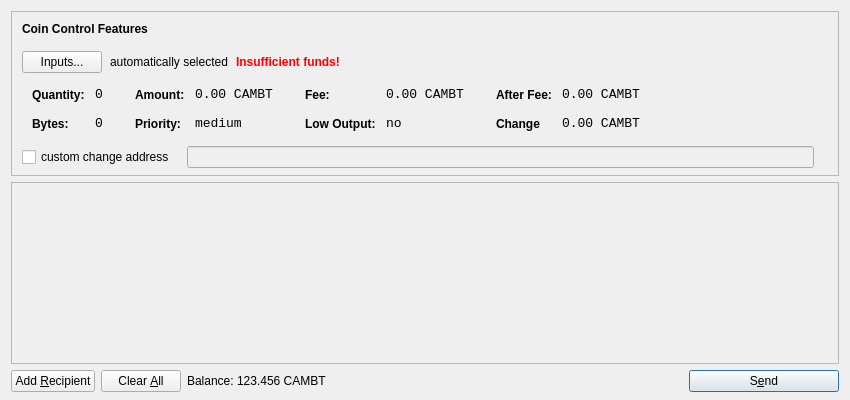
<?xml version="1.0" encoding="UTF-8"?>
<ui version="4.0">
 <class>SendCoinsDialog</class>
 <widget class="QDialog" name="SendCoinsDialog">
  <property name="geometry">
   <rect>
    <x>0</x>
    <y>0</y>
    <width>850</width>
    <height>400</height>
   </rect>
  </property>
  <property name="windowTitle">
   <string>Send Coins</string>
  </property>
  <layout class="QVBoxLayout" name="verticalLayout" stretch="0,1,0">
   <property name="bottomMargin">
    <number>8</number>
   </property>
   <item>
    <widget class="QFrame" name="frameCoinControl">
     <property name="sizePolicy">
      <sizepolicy hsizetype="Expanding" vsizetype="Expanding">
       <horstretch>0</horstretch>
       <verstretch>0</verstretch>
      </sizepolicy>
     </property>
     <property name="maximumSize">
      <size>
       <width>16777215</width>
       <height>16777215</height>
      </size>
     </property>
     <property name="frameShape">
      <enum>QFrame::StyledPanel</enum>
     </property>
     <property name="frameShadow">
      <enum>QFrame::Sunken</enum>
     </property>
     <layout class="QVBoxLayout" name="verticalLayoutCoinControl2">
      <property name="spacing">
       <number>-1</number>
      </property>
      <property name="leftMargin">
       <number>0</number>
      </property>
      <property name="topMargin">
       <number>0</number>
      </property>
      <property name="rightMargin">
       <number>0</number>
      </property>
      <property name="bottomMargin">
       <number>6</number>
      </property>
      <item>
       <layout class="QVBoxLayout" name="verticalLayoutCoinControl" stretch="0,0,0,0,1">
        <property name="spacing">
         <number>0</number>
        </property>
        <property name="leftMargin">
         <number>10</number>
        </property>
        <property name="topMargin">
         <number>10</number>
        </property>
        <item>
         <layout class="QHBoxLayout" name="horizontalLayoutCoinControl1">
          <property name="bottomMargin">
           <number>15</number>
          </property>
          <item>
           <widget class="QLabel" name="labelCoinControlFeatures">
            <property name="sizePolicy">
             <sizepolicy hsizetype="Preferred" vsizetype="Maximum">
              <horstretch>0</horstretch>
              <verstretch>0</verstretch>
             </sizepolicy>
            </property>
            <property name="font">
             <font>
              <weight>75</weight>
              <bold>true</bold>
             </font>
            </property>
            <property name="styleSheet">
             <string notr="true">font-weight:bold;</string>
            </property>
            <property name="text">
             <string>Coin Control Features</string>
            </property>
           </widget>
          </item>
         </layout>
        </item>
        <item>
         <layout class="QHBoxLayout" name="horizontalLayoutCoinControl2" stretch="0,0,0,0">
          <property name="spacing">
           <number>8</number>
          </property>
          <property name="bottomMargin">
           <number>10</number>
          </property>
          <item>
           <widget class="QPushButton" name="pushButtonCoinControl">
            <property name="styleSheet">
             <string notr="true"/>
            </property>
            <property name="text">
             <string>Inputs...</string>
            </property>
           </widget>
          </item>
          <item>
           <widget class="QLabel" name="labelCoinControlAutomaticallySelected">
            <property name="text">
             <string>automatically selected</string>
            </property>
            <property name="margin">
             <number>5</number>
            </property>
           </widget>
          </item>
          <item>
           <widget class="QLabel" name="labelCoinControlInsuffFunds">
            <property name="font">
             <font>
              <weight>75</weight>
              <bold>true</bold>
             </font>
            </property>
            <property name="styleSheet">
             <string notr="true">color:red;font-weight:bold;</string>
            </property>
            <property name="text">
             <string>Insufficient funds!</string>
            </property>
            <property name="margin">
             <number>5</number>
            </property>
           </widget>
          </item>
          <item>
           <spacer name="horizontalSpacerCoinControl">
            <property name="orientation">
             <enum>Qt::Horizontal</enum>
            </property>
            <property name="sizeHint" stdset="0">
             <size>
              <width>40</width>
              <height>1</height>
             </size>
            </property>
           </spacer>
          </item>
         </layout>
        </item>
        <item>
         <widget class="QWidget" name="widgetCoinControl" native="true">
          <property name="sizePolicy">
           <sizepolicy hsizetype="Preferred" vsizetype="Preferred">
            <horstretch>0</horstretch>
            <verstretch>0</verstretch>
           </sizepolicy>
          </property>
          <property name="minimumSize">
           <size>
            <width>0</width>
            <height>0</height>
           </size>
          </property>
          <property name="styleSheet">
           <string notr="true"/>
          </property>
          <layout class="QHBoxLayout" name="horizontalLayoutCoinControl5">
           <property name="margin">
            <number>0</number>
           </property>
           <item>
            <layout class="QHBoxLayout" name="horizontalLayoutCoinControl3" stretch="0,0,0,1">
             <property name="spacing">
              <number>20</number>
             </property>
             <property name="topMargin">
              <number>0</number>
             </property>
             <property name="bottomMargin">
              <number>10</number>
             </property>
             <item>
              <layout class="QFormLayout" name="formLayoutCoinControl1">
               <property name="horizontalSpacing">
                <number>10</number>
               </property>
               <property name="verticalSpacing">
                <number>14</number>
               </property>
               <property name="leftMargin">
                <number>10</number>
               </property>
               <property name="topMargin">
                <number>4</number>
               </property>
               <property name="rightMargin">
                <number>6</number>
               </property>
               <item row="0" column="0">
                <widget class="QLabel" name="labelCoinControlQuantityText">
                 <property name="styleSheet">
                  <string notr="true">font-weight:bold;</string>
                 </property>
                 <property name="text">
                  <string>Quantity:</string>
                 </property>
                 <property name="margin">
                  <number>0</number>
                 </property>
                </widget>
               </item>
               <item row="0" column="1">
                <widget class="QLabel" name="labelCoinControlQuantity">
                 <property name="font">
                  <font>
                   <family>Monospace</family>
                   <pointsize>10</pointsize>
                  </font>
                 </property>
                 <property name="cursor">
                  <cursorShape>IBeamCursor</cursorShape>
                 </property>
                 <property name="contextMenuPolicy">
                  <enum>Qt::ActionsContextMenu</enum>
                 </property>
                 <property name="text">
                  <string>0</string>
                 </property>
                 <property name="margin">
                  <number>0</number>
                 </property>
                 <property name="textInteractionFlags">
                  <set>Qt::LinksAccessibleByMouse|Qt::TextSelectableByKeyboard|Qt::TextSelectableByMouse</set>
                 </property>
                </widget>
               </item>
               <item row="1" column="0">
                <widget class="QLabel" name="labelCoinControlBytesText">
                 <property name="styleSheet">
                  <string notr="true">font-weight:bold;</string>
                 </property>
                 <property name="text">
                  <string>Bytes:</string>
                 </property>
                </widget>
               </item>
               <item row="1" column="1">
                <widget class="QLabel" name="labelCoinControlBytes">
                 <property name="font">
                  <font>
                   <family>Monospace</family>
                   <pointsize>10</pointsize>
                  </font>
                 </property>
                 <property name="cursor">
                  <cursorShape>IBeamCursor</cursorShape>
                 </property>
                 <property name="contextMenuPolicy">
                  <enum>Qt::ActionsContextMenu</enum>
                 </property>
                 <property name="text">
                  <string>0</string>
                 </property>
                 <property name="textInteractionFlags">
                  <set>Qt::LinksAccessibleByMouse|Qt::TextSelectableByKeyboard|Qt::TextSelectableByMouse</set>
                 </property>
                </widget>
               </item>
              </layout>
             </item>
             <item>
              <layout class="QFormLayout" name="formLayoutCoinControl2">
               <property name="horizontalSpacing">
                <number>10</number>
               </property>
               <property name="verticalSpacing">
                <number>14</number>
               </property>
               <property name="leftMargin">
                <number>6</number>
               </property>
               <property name="topMargin">
                <number>4</number>
               </property>
               <property name="rightMargin">
                <number>6</number>
               </property>
               <item row="0" column="0">
                <widget class="QLabel" name="labelCoinControlAmountText">
                 <property name="styleSheet">
                  <string notr="true">font-weight:bold;</string>
                 </property>
                 <property name="text">
                  <string>Amount:</string>
                 </property>
                 <property name="margin">
                  <number>0</number>
                 </property>
                </widget>
               </item>
               <item row="0" column="1">
                <widget class="QLabel" name="labelCoinControlAmount">
                 <property name="font">
                  <font>
                   <family>Monospace</family>
                   <pointsize>10</pointsize>
                  </font>
                 </property>
                 <property name="cursor">
                  <cursorShape>IBeamCursor</cursorShape>
                 </property>
                 <property name="contextMenuPolicy">
                  <enum>Qt::ActionsContextMenu</enum>
                 </property>
                 <property name="text">
                  <string notr="true">0.00 CAMBT</string>
                 </property>
                 <property name="textInteractionFlags">
                  <set>Qt::LinksAccessibleByMouse|Qt::TextSelectableByKeyboard|Qt::TextSelectableByMouse</set>
                 </property>
                </widget>
               </item>
               <item row="1" column="0">
                <widget class="QLabel" name="labelCoinControlPriorityText">
                 <property name="styleSheet">
                  <string notr="true">font-weight:bold;</string>
                 </property>
                 <property name="text">
                  <string>Priority:</string>
                 </property>
                </widget>
               </item>
               <item row="1" column="1">
                <widget class="QLabel" name="labelCoinControlPriority">
                 <property name="font">
                  <font>
                   <family>Monospace</family>
                   <pointsize>10</pointsize>
                  </font>
                 </property>
                 <property name="cursor">
                  <cursorShape>IBeamCursor</cursorShape>
                 </property>
                 <property name="contextMenuPolicy">
                  <enum>Qt::ActionsContextMenu</enum>
                 </property>
                 <property name="text">
                  <string>medium</string>
                 </property>
                 <property name="textInteractionFlags">
                  <set>Qt::LinksAccessibleByMouse|Qt::TextSelectableByKeyboard|Qt::TextSelectableByMouse</set>
                 </property>
                </widget>
               </item>
              </layout>
             </item>
             <item>
              <layout class="QFormLayout" name="formLayoutCoinControl3">
               <property name="horizontalSpacing">
                <number>10</number>
               </property>
               <property name="verticalSpacing">
                <number>14</number>
               </property>
               <property name="leftMargin">
                <number>6</number>
               </property>
               <property name="topMargin">
                <number>4</number>
               </property>
               <property name="rightMargin">
                <number>6</number>
               </property>
               <item row="0" column="0">
                <widget class="QLabel" name="labelCoinControlFeeText">
                 <property name="styleSheet">
                  <string notr="true">font-weight:bold;</string>
                 </property>
                 <property name="text">
                  <string>Fee:</string>
                 </property>
                 <property name="margin">
                  <number>0</number>
                 </property>
                </widget>
               </item>
               <item row="0" column="1">
                <widget class="QLabel" name="labelCoinControlFee">
                 <property name="font">
                  <font>
                   <family>Monospace</family>
                   <pointsize>10</pointsize>
                  </font>
                 </property>
                 <property name="cursor">
                  <cursorShape>IBeamCursor</cursorShape>
                 </property>
                 <property name="contextMenuPolicy">
                  <enum>Qt::ActionsContextMenu</enum>
                 </property>
                 <property name="text">
                  <string notr="true">0.00 CAMBT</string>
                 </property>
                 <property name="textInteractionFlags">
                  <set>Qt::LinksAccessibleByMouse|Qt::TextSelectableByKeyboard|Qt::TextSelectableByMouse</set>
                 </property>
                </widget>
               </item>
               <item row="1" column="0">
                <widget class="QLabel" name="labelCoinControlLowOutputText">
                 <property name="styleSheet">
                  <string notr="true">font-weight:bold;</string>
                 </property>
                 <property name="text">
                  <string>Low Output:</string>
                 </property>
                </widget>
               </item>
               <item row="1" column="1">
                <widget class="QLabel" name="labelCoinControlLowOutput">
                 <property name="font">
                  <font>
                   <family>Monospace</family>
                   <pointsize>10</pointsize>
                  </font>
                 </property>
                 <property name="cursor">
                  <cursorShape>IBeamCursor</cursorShape>
                 </property>
                 <property name="contextMenuPolicy">
                  <enum>Qt::ActionsContextMenu</enum>
                 </property>
                 <property name="text">
                  <string>no</string>
                 </property>
                 <property name="textInteractionFlags">
                  <set>Qt::LinksAccessibleByMouse|Qt::TextSelectableByKeyboard|Qt::TextSelectableByMouse</set>
                 </property>
                </widget>
               </item>
              </layout>
             </item>
             <item>
              <layout class="QFormLayout" name="formLayoutCoinControl4">
               <property name="horizontalSpacing">
                <number>10</number>
               </property>
               <property name="verticalSpacing">
                <number>14</number>
               </property>
               <property name="leftMargin">
                <number>6</number>
               </property>
               <property name="topMargin">
                <number>4</number>
               </property>
               <property name="rightMargin">
                <number>6</number>
               </property>
               <item row="0" column="0">
                <widget class="QLabel" name="labelCoinControlAfterFeeText">
                 <property name="styleSheet">
                  <string notr="true">font-weight:bold;</string>
                 </property>
                 <property name="text">
                  <string>After Fee:</string>
                 </property>
                 <property name="margin">
                  <number>0</number>
                 </property>
                </widget>
               </item>
               <item row="0" column="1">
                <widget class="QLabel" name="labelCoinControlAfterFee">
                 <property name="font">
                  <font>
                   <family>Monospace</family>
                   <pointsize>10</pointsize>
                  </font>
                 </property>
                 <property name="cursor">
                  <cursorShape>IBeamCursor</cursorShape>
                 </property>
                 <property name="contextMenuPolicy">
                  <enum>Qt::ActionsContextMenu</enum>
                 </property>
                 <property name="text">
                  <string notr="true">0.00 CAMBT</string>
                 </property>
                 <property name="textInteractionFlags">
                  <set>Qt::LinksAccessibleByMouse|Qt::TextSelectableByKeyboard|Qt::TextSelectableByMouse</set>
                 </property>
                </widget>
               </item>
               <item row="1" column="0">
                <widget class="QLabel" name="labelCoinControlChangeText">
                 <property name="styleSheet">
                  <string notr="true">font-weight:bold;</string>
                 </property>
                 <property name="text">
                  <string>Change</string>
                 </property>
                </widget>
               </item>
               <item row="1" column="1">
                <widget class="QLabel" name="labelCoinControlChange">
                 <property name="font">
                  <font>
                   <family>Monospace</family>
                   <pointsize>10</pointsize>
                  </font>
                 </property>
                 <property name="cursor">
                  <cursorShape>IBeamCursor</cursorShape>
                 </property>
                 <property name="contextMenuPolicy">
                  <enum>Qt::ActionsContextMenu</enum>
                 </property>
                 <property name="text">
                  <string notr="true">0.00 CAMBT</string>
                 </property>
                 <property name="textInteractionFlags">
                  <set>Qt::LinksAccessibleByMouse|Qt::TextSelectableByKeyboard|Qt::TextSelectableByMouse</set>
                 </property>
                </widget>
               </item>
              </layout>
             </item>
            </layout>
           </item>
          </layout>
         </widget>
        </item>
        <item>
         <layout class="QHBoxLayout" name="horizontalLayoutCoinControl4" stretch="0,0,0">
          <property name="spacing">
           <number>12</number>
          </property>
          <property name="sizeConstraint">
           <enum>QLayout::SetDefaultConstraint</enum>
          </property>
          <property name="topMargin">
           <number>5</number>
          </property>
          <property name="rightMargin">
           <number>5</number>
          </property>
          <item>
           <widget class="QCheckBox" name="checkBoxCoinControlChange">
            <property name="text">
             <string>custom change address</string>
            </property>
           </widget>
          </item>
          <item>
           <widget class="QLineEdit" name="lineEditCoinControlChange">
            <property name="enabled">
             <bool>false</bool>
            </property>
            <property name="sizePolicy">
             <sizepolicy hsizetype="Expanding" vsizetype="Fixed">
              <horstretch>0</horstretch>
              <verstretch>0</verstretch>
             </sizepolicy>
            </property>
           </widget>
          </item>
          <item>
           <widget class="QLabel" name="labelCoinControlChangeLabel">
            <property name="sizePolicy">
             <sizepolicy hsizetype="Preferred" vsizetype="Expanding">
              <horstretch>0</horstretch>
              <verstretch>0</verstretch>
             </sizepolicy>
            </property>
            <property name="minimumSize">
             <size>
              <width>0</width>
              <height>0</height>
             </size>
            </property>
            <property name="text">
             <string/>
            </property>
            <property name="margin">
             <number>3</number>
            </property>
           </widget>
          </item>
         </layout>
        </item>
        <item>
         <spacer name="verticalSpacerCoinControl">
          <property name="orientation">
           <enum>Qt::Vertical</enum>
          </property>
          <property name="sizeHint" stdset="0">
           <size>
            <width>800</width>
            <height>1</height>
           </size>
          </property>
         </spacer>
        </item>
       </layout>
      </item>
     </layout>
    </widget>
   </item>
   <item>
    <widget class="QScrollArea" name="scrollArea">
     <property name="widgetResizable">
      <bool>true</bool>
     </property>
     <widget class="QWidget" name="scrollAreaWidgetContents">
      <property name="geometry">
       <rect>
        <x>0</x>
        <y>0</y>
        <width>830</width>
        <height>165</height>
       </rect>
      </property>
      <layout class="QVBoxLayout" name="verticalLayout_2">
       <property name="margin">
        <number>0</number>
       </property>
       <item>
        <layout class="QVBoxLayout" name="entries">
         <property name="spacing">
          <number>6</number>
         </property>
        </layout>
       </item>
       <item>
        <spacer name="verticalSpacer">
         <property name="orientation">
          <enum>Qt::Vertical</enum>
         </property>
         <property name="sizeHint" stdset="0">
          <size>
           <width>20</width>
           <height>40</height>
          </size>
         </property>
        </spacer>
       </item>
      </layout>
     </widget>
    </widget>
   </item>
   <item>
    <layout class="QHBoxLayout" name="horizontalLayout">
     <item>
      <widget class="QPushButton" name="addButton">
       <property name="toolTip">
        <string>Send to multiple recipients at once</string>
       </property>
       <property name="text">
        <string>Add &amp;Recipient</string>
       </property>
       <property name="autoDefault">
        <bool>false</bool>
       </property>
      </widget>
     </item>
     <item>
      <widget class="QPushButton" name="clearButton">
       <property name="sizePolicy">
        <sizepolicy hsizetype="Minimum" vsizetype="Fixed">
         <horstretch>0</horstretch>
         <verstretch>0</verstretch>
        </sizepolicy>
       </property>
       <property name="toolTip">
        <string>Remove all transaction fields</string>
       </property>
       <property name="text">
        <string>Clear &amp;All</string>
       </property>
       <property name="autoRepeatDelay">
        <number>300</number>
       </property>
       <property name="autoDefault">
        <bool>false</bool>
       </property>
      </widget>
     </item>
     <item>
      <layout class="QHBoxLayout" name="horizontalLayout_2">
       <property name="spacing">
        <number>3</number>
       </property>
       <item>
        <widget class="QLabel" name="label">
         <property name="sizePolicy">
          <sizepolicy hsizetype="Preferred" vsizetype="Fixed">
           <horstretch>0</horstretch>
           <verstretch>0</verstretch>
          </sizepolicy>
         </property>
         <property name="text">
          <string>Balance:</string>
         </property>
        </widget>
       </item>
       <item>
        <widget class="QLabel" name="labelBalance">
         <property name="sizePolicy">
          <sizepolicy hsizetype="Preferred" vsizetype="Fixed">
           <horstretch>0</horstretch>
           <verstretch>0</verstretch>
          </sizepolicy>
         </property>
         <property name="cursor">
          <cursorShape>IBeamCursor</cursorShape>
         </property>
         <property name="text">
          <string notr="true">123.456 CAMBT</string>
         </property>
         <property name="textInteractionFlags">
          <set>Qt::LinksAccessibleByMouse|Qt::TextSelectableByKeyboard|Qt::TextSelectableByMouse</set>
         </property>
        </widget>
       </item>
      </layout>
     </item>
     <item>
      <spacer name="horizontalSpacer">
       <property name="orientation">
        <enum>Qt::Horizontal</enum>
       </property>
       <property name="sizeHint" stdset="0">
        <size>
         <width>40</width>
         <height>20</height>
        </size>
       </property>
      </spacer>
     </item>
     <item>
      <widget class="QPushButton" name="sendButton">
       <property name="minimumSize">
        <size>
         <width>150</width>
         <height>0</height>
        </size>
       </property>
       <property name="toolTip">
        <string>Confirm the send action</string>
       </property>
       <property name="text">
        <string>S&amp;end</string>
       </property>
       <property name="icon">
        <iconset resource="../bitcoin.qrc">
         <normaloff>:/icons/send</normaloff>:/icons/send</iconset>
       </property>
       <property name="default">
        <bool>true</bool>
       </property>
      </widget>
     </item>
    </layout>
   </item>
  </layout>
 </widget>
 <resources>
  <include location="../bitcoin.qrc"/>
 </resources>
 <connections/>
</ui>
